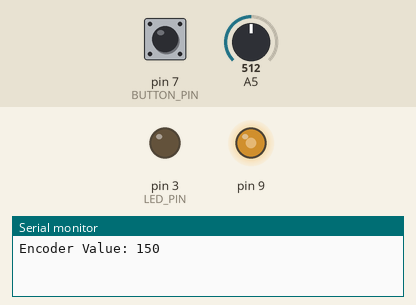
Simulated run of this sketch. Board: Arduino Leonardo, built with avr-gcc and run on an emulated ATmega32U4. On the bench: output pins drawn as LEDs (lit = HIGH), the last lines printed to the serial monitor. Dashed ring = blinking. Inputs (shaded band) come from the test bench; at power-on: pin 7 (BUTTON_PIN) HIGH, A5 = 512. USB keyboard and mouse output is not drawn.

Above: at 1.2 s.
1.3 s: pin 7 (BUTTON_PIN) pulled LOW for 1 s
At 2.11 s:
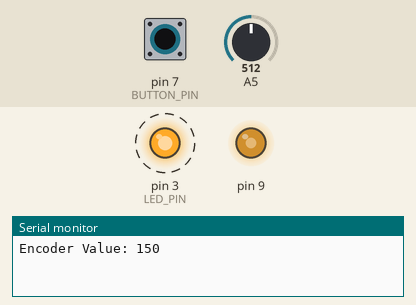
3.8 s: A5 set to 716
At 4.4 s:
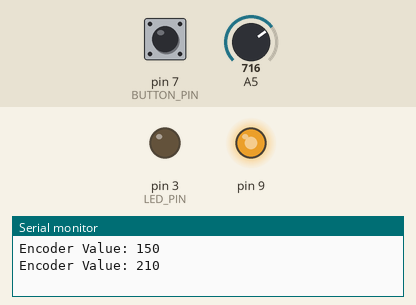
5.3 s: pin 7 (BUTTON_PIN) pulled LOW for 0.15 s
At 6.5 s:
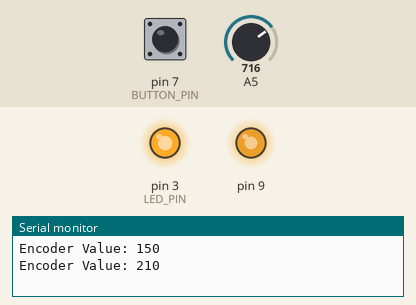
6.9 s: A5 set to 306
At 8.1 s:
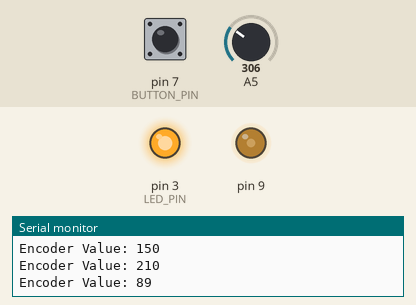
8.4 s: pin 7 (BUTTON_PIN) pulled LOW for 0.15 s
At 9.3 s:
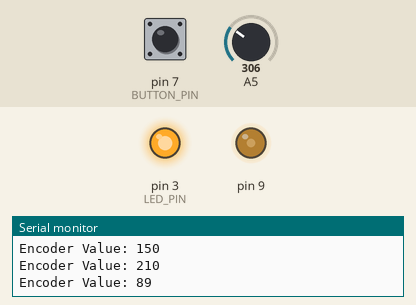
10.0 s: A5 set to 122
At 10.5 s:
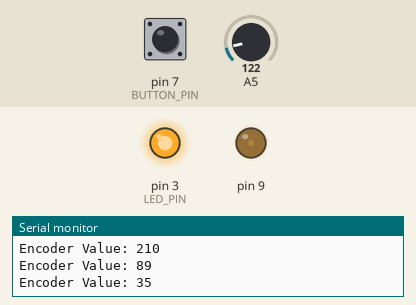
Timing chart, 0 to 12.5 s (numbered marks = the images above; inputs shaded):
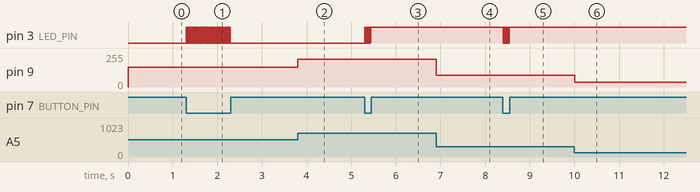

Measured:
- after the input at 1.3 s, pin 3 (LED_PIN): alternates HIGH for 0.01 s and LOW for 0.01 s, 98 changes in all, then stays LOW, starting at once
- after the input at 3.8 s, pin 9: 150/255 → 210/255 at once
- after the input at 5.3 s, pin 3 (LED_PIN): alternates HIGH for 0.01 s and LOW for 0.01 s, 15 changes in all, then stays HIGH, starting at once
- after the input at 6.9 s, pin 9: 210/255 → 89/255 at once
- after the input at 8.4 s, pin 3 (LED_PIN): alternates HIGH for 0.01 s and LOW for 0.01 s, 14 changes in all, then stays HIGH, starting at once
- after the input at 10.0 s, pin 9: 89/255 → 35/255 at once

The sketch:

arduknob.ino
```cpp
// Read the full tutorial at prusaprinters.org


#include <HID-Project.h>

#define REDUZIR_RESOLUCAO 2

// constants won't change. They're used here to set pin numbers:
const int BUTTON_PIN = 7;  // the number of the pushbutton pin
const int LED_PIN =  3;   // the number of the LED pin

// variables will change:
int buttonState = 0;   // variable for reading the pushbutton status
boolean ledState = false;
//

int lastValPot = 0;

void setup() {
  Serial.begin(9600); // Opens the serial connection used for communication with the PC.
  Consumer.begin(); // Initializes the media keyboard
  // initialize the LED pin as an output:
  pinMode(LED_PIN, OUTPUT);
  // initialize the pushbutton pin as an pull-up input:
  // the pull-up input pin will be HIGH when the switch is open and LOW when the switch is closed.
  pinMode(BUTTON_PIN, INPUT_PULLUP);
}

void loop() {
  //Logica dos botoes e leds


  buttonState = digitalRead(BUTTON_PIN);

  if(buttonState == LOW){
    if(ledState == false){
      digitalWrite(LED_PIN, HIGH);
      ledState = true;
    }else{
      digitalWrite(LED_PIN, LOW);
      ledState = false;
    }
  }


  //Logica do volume
  int valPot = analogRead(5)>>REDUZIR_RESOLUCAO;
  valPot = map(valPot, 0, 1023>>REDUZIR_RESOLUCAO, 0, 300);
  analogWrite(9, valPot);
  if(valPot != lastValPot){
    if(valPot > lastValPot)
    Consumer.write(MEDIA_VOLUME_UP);
    else
    Consumer.write(MEDIA_VOLUME_DOWN);
    lastValPot = valPot;
    Serial.print("Encoder Value: "); // Text output of the rotation value used manily for debugging (open Tools - Serial Monitor to see it)
    Serial.println(valPot);

  }
  delay(10); // Wait 10 milliseconds, we definitely don't need to detect the rotary encoder any faster than that
  // The end of the loop() function, it will start again from the beggining (the begginging of the loop function, not the whole document)

}
```
